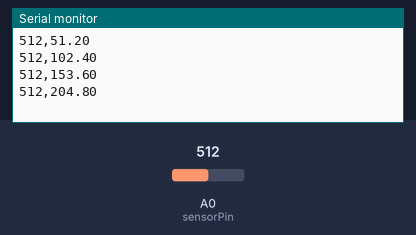
Bench run of a sketch on a simulated Arduino Uno, built with avr-gcc and run on an emulated ATmega328P. Shown: the last lines printed to the serial monitor. The test bench sets the inputs (shaded band); at power-on: A0 (sensorPin) = 512.

Above: at 1.2 s.
1.3 s: A0 (sensorPin) set to 716
At 1.41 s:
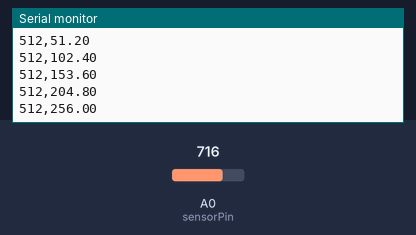
2.8 s: A0 (sensorPin) set to 900
At 2.91 s:
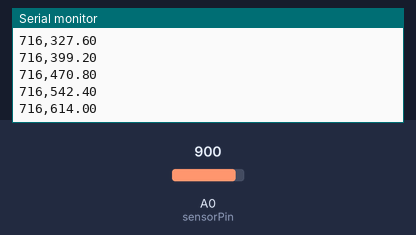
Timing chart, 0 to 5.8 s (numbered marks = the images above; inputs shaded):
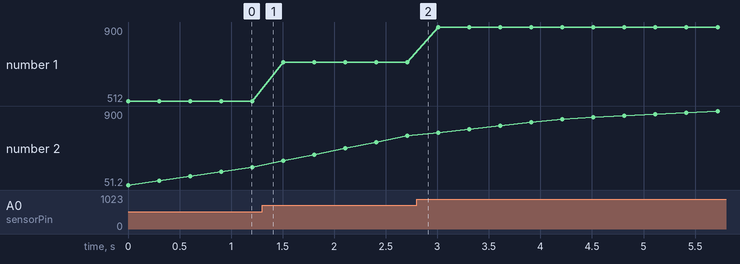

Measured:
- plotted number 1: 512 → 716 after the input at 1.3 s, 716 → 900 after the input at 2.8 s
- plotted number 2: 256 → 614 after the input at 1.3 s, 614 → 900 after the input at 2.8 s

The sketch:

trabalho_2_katley_e_marco_antonio_1.ino
```cpp
const int sensorPin = A0; // Pino do sensor analógico
const int numReadings = 10; // Número de leituras para a média móvel

int readings[numReadings]; // Array para armazenar as leituras
int index = 0; // Índice atual do array

void setup() {
  pinMode(sensorPin, INPUT); // Define o pino do sensor como entrada
  Serial.begin(9600); // Inicializa a comunicação serial
}

void loop() {
  // Lê o valor do sensor analógico
  int sensorValue = analogRead(sensorPin);

  // Armazena o novo valor no array
  readings[index] = sensorValue;

  // Atualiza o índice, voltando para zero quando necessário
  index = (index + 1) % numReadings;

  // Calcula a média móvel
  float total = 0;
  for (int i = 0; i < numReadings; i++) {
    total += readings[i];
  }
  float average = total / numReadings;

  // Envia os valores para o Serial Plotter
  Serial.print(sensorValue);
  Serial.print(',');
  Serial.println(average);

  delay(300); // Ajusta o tempo de delay conforme necessário
}
```
